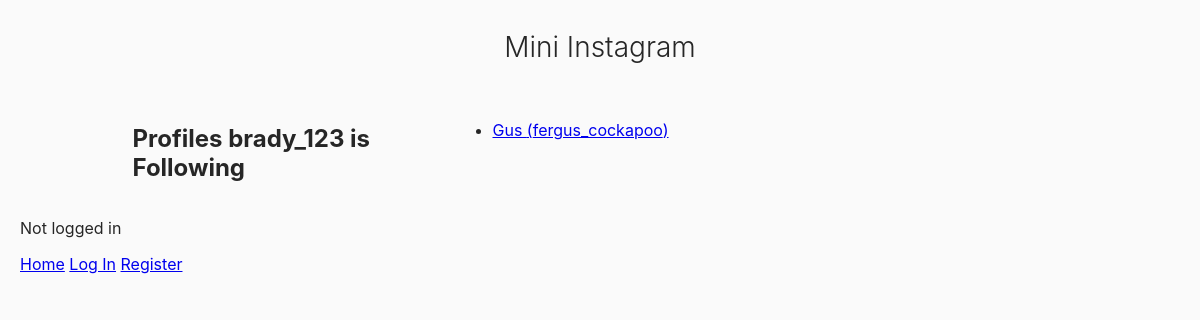
/mini_insta/profile/1/following, run on the app's committed database.
### mini_insta/models.py (models this page shows, shortened)
class Profile(models.Model):
    username = models.TextField(blank=True)
    display_name = models.TextField(blank=True)
    profile_image_url = models.URLField(blank=True)
    bio_text = models.TextField(blank=True)
    join_date = models.DateTimeField(auto_now=True)
    user = models.ForeignKey(User, on_delete=models.CASCADE)
    def get_following(self):
        follows = Follow.objects.filter(follower_profile=self)
        return [f.profile for f in follows]

### mini_insta/views.py (the view)
# urls.py: path('profile/<int:pk>/following', ShowFollowingDetailView.as_view(), name='show_following'),
class ShowFollowingDetailView(DetailView):
     model = Profile
     template_name = 'mini_insta/show_following.html'
     context_object_name = 'profile'

### mini_insta/templates/mini_insta/show_following.html
{% extends 'mini_insta/base.html' %}
{% block content %}
<main class="grid-container">
    <h2>Profiles {{ profile.username }} is Following</h2>
    <ul>
    {% for following in profile.get_following %}
        <li>
            <a href="{% url 'profile' following.pk %}">
                {{ following.display_name }} ({{ following.username }})
            </a>
        </li>
    {% empty %}
        <p>This user is not following anyone yet.</p>
    {% endfor %}
    </ul>
</main>
{% endblock %}

### static/mini_insta_style.css (style rules this page uses)
body { font-family: -apple-system, BlinkMacSystemFont, "Segoe UI", Roboto, Helvetica, Arial, sans-serif; background-color: #fafafa; color: #262626; margin: 0; padding: 30px 20px; }
.grid-container { display: grid; grid-template-columns: repeat(auto-fill, minmax(220px, 1fr)); gap: 25px; max-width: 935px; margin: 0 auto; }

### data on the page
Profile: username "brady_123"
Profile: display_name "Gus", username "fergus_cockapoo"
